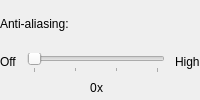
              <widget class="QFrame" name="aliasingFrame">
               <layout class="QVBoxLayout" name="verticalLayout_54">
                <property name="spacing">
                 <number>5</number>
                </property>
                <property name="leftMargin">
                 <number>0</number>
                </property>
                <property name="topMargin">
                 <number>0</number>
                </property>
                <property name="rightMargin">
                 <number>0</number>
                </property>
                <property name="bottomMargin">
                 <number>0</number>
                </property>
                <item>
                 <widget class="QLabel" name="aliasingLabel">
                  <property name="text">
                   <string>Anti-aliasing:</string>
                  </property>
                 </widget>
                </item>
                <item>
                 <layout class="QHBoxLayout" name="horizontalLayout_5">
                  <property name="spacing">
                   <number>10</number>
                  </property>
                  <item>
                   <layout class="QHBoxLayout" name="horizontalLayout_31">
                    <property name="topMargin">
                     <number>2</number>
                    </property>
                    <item alignment="Qt::AlignTop">
                     <widget class="QLabel" name="aliasingOffLabel">
                      <property name="text">
                       <string>Off</string>
                      </property>
                     </widget>
                    </item>
                   </layout>
                  </item>
                  <item>
                   <layout class="QVBoxLayout" name="verticalLayout_44">
                    <property name="spacing">
                     <number>2</number>
                    </property>
                    <item>
                     <widget class="QSlider" name="aliasingSlider">
                      <property name="maximum">
                       <number>3</number>
                      </property>
                      <property name="singleStep">
                       <number>1</number>
                      </property>
                      <property name="pageStep">
                       <number>1</number>
                      </property>
                      <property name="orientation">
                       <enum>Qt::Horizontal</enum>
                      </property>
                      <property name="tickPosition">
                       <enum>QSlider::TicksBelow</enum>
                      </property>
                      <property name="tickInterval">
                       <number>1</number>
                      </property>
                     </widget>
                    </item>
                    <item>
                     <layout class="QHBoxLayout" name="horizontalLayout_3">
                      <property name="spacing">
                       <number>0</number>
                      </property>
                      <item>
                       <spacer name="horizontalSpacer">
                        <property name="orientation">
                         <enum>Qt::Horizontal</enum>
                        </property>
                        <property name="sizeType">
                         <enum>QSizePolicy::MinimumExpanding</enum>
                        </property>
                        <property name="sizeHint" stdset="0">
                         <size>
                          <width>0</width>
                          <height>0</height>
                         </size>
                        </property>
                       </spacer>
                      </item>
                      <item>
                       <widget class="QLabel" name="aliasingLabelVal">
                        <property name="sizePolicy">
                         <sizepolicy hsizetype="Fixed" vsizetype="Preferred">
                          <horstretch>0</horstretch>
                          <verstretch>0</verstretch>
                         </sizepolicy>
                        </property>
                        <property name="text">
                         <string notr="true">0</string>
                        </property>
                       </widget>
                      </item>
                      <item>
                       <widget class="QLabel" name="aliasingXLabel">
                        <property name="sizePolicy">
                         <sizepolicy hsizetype="Fixed" vsizetype="Preferred">
                          <horstretch>0</horstretch>
                          <verstretch>0</verstretch>
                         </sizepolicy>
                        </property>
                        <property name="text">
                         <string notr="true">x</string>
                        </property>
                       </widget>
                      </item>
                      <item>
                       <spacer name="horizontalSpacer_2">
                        <property name="orientation">
                         <enum>Qt::Horizontal</enum>
                        </property>
                        <property name="sizeType">
                         <enum>QSizePolicy::MinimumExpanding</enum>
                        </property>
                        <property name="sizeHint" stdset="0">
                         <size>
                          <width>0</width>
                          <height>0</height>
                         </size>
                        </property>
                       </spacer>
                      </item>
                     </layout>
                    </item>
                   </layout>
                  </item>
                  <item>
                   <layout class="QHBoxLayout" name="horizontalLayout_32">
                    <property name="topMargin">
                     <number>2</number>
                    </property>
                    <item alignment="Qt::AlignTop">
                     <widget class="QLabel" name="aliasingHighLabel">
                      <property name="text">
                       <string extracomment="The highest of a set of numbers">High</string>
                      </property>
                     </widget>
                    </item>
                   </layout>
                  </item>
                 </layout>
                </item>
               </layout>
              </widget>
